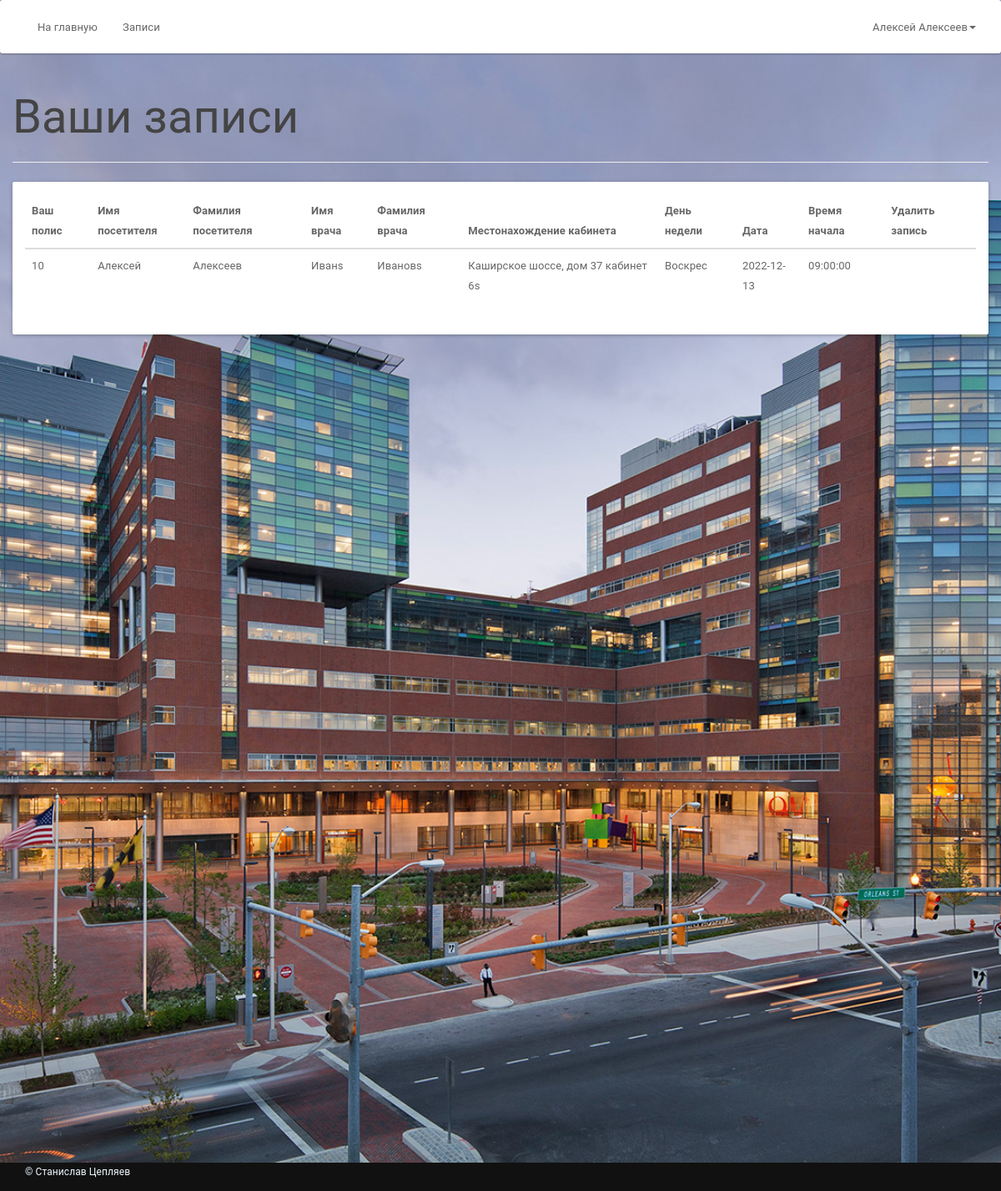
Page /patient/patientapplist.php (signed in) on the committed database.
### tables this page shows
CREATE TABLE `appointment` (
  `Id` int NOT NULL,
  `patientIc` bigint NOT NULL,
  `scheduleId` int NOT NULL,
  `status` varchar(30) NOT NULL DEFAULT 'В процессе'
);

CREATE TABLE `patient` (
  `icPatient` bigint NOT NULL,
  `password` varchar(30) NOT NULL,
  `Name` varchar(30) NOT NULL,
  `Famil` varchar(30) NOT NULL,
  `DR` date NOT NULL,
  `Gender` varchar(10) NOT NULL,
  `Address` varchar(100) DEFAULT NULL,
  `Phone` varchar(15) DEFAULT NULL,
  `Email` varchar(100) DEFAULT NULL
);

CREATE TABLE `doctor` (
  `doctorId` int NOT NULL,
  `icDoctor` bigint NOT NULL,
  `password` varchar(30) NOT NULL,
  `Name` varchar(30) NOT NULL,
  `Famil` varchar(30) NOT NULL,
  `Address` varchar(100) NOT NULL,
  `Phone` varchar(15) DEFAULT NULL,
  `Email` varchar(45) DEFAULT NULL,
  `DR` date DEFAULT NULL
);

CREATE TABLE `doctorschedule` (
  `scheduleId` int NOT NULL,
  `doctorIc` bigint NOT NULL,
  `Date` date NOT NULL,
  `Day` varchar(15) NOT NULL,
  `Time` time NOT NULL,
  `End` time NOT NULL,
  `Avaible` varchar(15) NOT NULL
);

### controller.php (called while the page is built, shortened)
<?php
class Controller
{
    public function footer()
    {
        include 'footer.php';
    }
    public function selectData($tablename='',$one='', $two='', $three='')
    {
    switch ($tablename){
        case 'pathient(applist)(res)':
                $query = "SELECT a.*, b.*,c.* FROM patient a
                                                JOIN appointment b
                                                On a.icPatient = b.patientIc
                                                JOIN doctorschedule c
                                                On b.scheduleId=c.scheduleId
                                                WHERE b.patientIc ='$one'";
                break;
        case 'pathient(applist)(docrrs)':
                $query = "SELECT d.*
                            FROM patient a
                            JOIN appointment b
                            On a.icPatient = b.patientIc
                            JOIN doctorschedule c
                            On b.scheduleId=c.scheduleId
                            JOIN doctor d
                            On c.doctorIc = d.icDoctor
                            WHERE b.patientIc ='$one'";
                break;
        }
        $result = mysqli_query($GLOBALS['con'], $query);
        return $result;
    }
}
?>

### patient/patientapplist.php (the view, shortened to what this page needs)
<?php
include_once '../controller.php';
$controller = new Controller();
$session=$_SESSION[ 'patientSession'];
$res = $controller->selectData('pathient(applist)(res)', $session);
$userRow=mysqli_fetch_array($res);
?>
<!DOCTYPE html>
<html >
	<head>
		<link href="assets/css/material.css" rel="stylesheet">
		<link href="assets/css/default/style.css" rel="stylesheet">
		<link href="assets/css/default/blocks.css" rcel="stylesheet">
	</head>
	<body >
		<nav class="navbar navbar-default " role="navigation">
			<div class="container-fluid">
				<div class="collapse navbar-collapse" id="bs-example-navbar-collapse-1">
					<ul class="nav navbar-nav">
						<ul class="nav navbar-nav">
							<li><a href="patientapplist.php?teleport=1">На главную</a></li>
							<li><a href="patientapplist.php?teleport=3">Записи</a></li>
						</ul>
					</ul>
					<ul class="nav navbar-nav navbar-right">
						<li class="dropdown">
							<a href="#" class="dropdown-toggle" data-toggle="dropdown"><i class="fa fa-user"></i> <?php echo $userRow['Name']; ?> <?php echo $userRow['Famil']; ?><b class="caret"></b></a>
						</li>
					</ul>
				</div>
			</div>
		</nav>
<?php
echo "<div class='container' style='padding-bottom:970px'>";
echo "<div class='row'>";
echo "<div class='page-header'>";
echo "<h1>Ваши записи </h1>";
echo "</div>";
echo "<div class='panel panel-primary'>";
echo "<div class='panel-body'>";
echo "<table class='table table-hover'>";
echo "<thead>";
echo "<tr>";
echo "<th>Ваш полис </th>";
echo "<th>Имя посетителя</th>";
echo "<th>Фамилия посетителя</th>";
echo "<th>Имя врача </th>";
echo "<th>Фамилия врача </th>";
echo "<th>Местонахождение кабинета</th>";
echo "<th>День недели </th>";
echo "<th>Дата </th>";
echo "<th>Время начала </th>";
echo "<th>Удалить запись </th>";
echo "</tr>";
echo "</thead>";
$res = $controller->selectData('pathient(applist)(res)', $session);
$docrrs = $controller->selectData('pathient(applist)(docrrs)', $session);
$docRow=mysqli_fetch_array($docrrs);
while ($userRow = mysqli_fetch_array($res)) {
echo "<tbody>";
echo "<tr>";
echo "<td>" . $userRow['patientIc'] . "</td>";
echo "<td>" . $userRow['Name'] . "</td>";
echo "<td>" . $userRow['Famil'] . "</td>";
echo "<td>" . $docRow['Name'] . "</td>";
echo "<td>" . $docRow['Famil'] . "</td>";
echo "<td>" . $docRow['Address'] . "</td>";
echo "<td>" . $userRow['Day'] . "</td>";
echo "<td>" . $userRow['Date'] . "</td>";
echo "<td>" . $userRow['Time'] . "</td>";
echo "<td class='text-center'><a href='#' id='".$userRow['Id']."' class='delete'><span class='glyphicon glyphicon-trash' aria-hidden='true'></span></a></td>";
}
echo "</tr>";
echo "</tbody>";
echo "</table>";
?>
	</div>
</div>
</div>
</div>
</body>
</html>

### patient/assets/css/default/style.css (style rules this page uses)
body { background: url("../../img/3.jpg") center top no-repeat; -webkit-background-size: cover; -moz-background-size: cover; -o-background-size: cover; background-size: cover; }
.navbar { margin-bottom: 0px !important; }

### rows in the picture
appointment: patientIc.Name "Алексей", patientIc.Famil "Алексеев", patientIc "10", doctorschedule.Day "Воскрес", doctorschedule.Date "2022-12-13", doctorschedule.Time "09:00:00"
doctor: Name "Иванs", Famil "Ивановs", Address "Каширское шоссе, дом 37 кабинет 6s"
